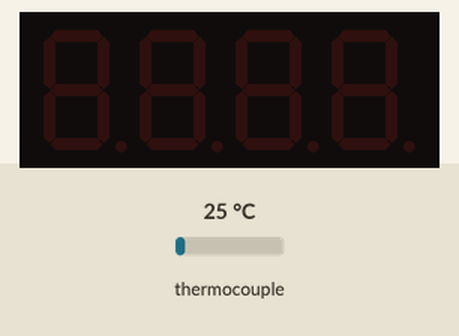
This sketch was run on a simulated Arduino Uno, built with avr-gcc and run on an emulated ATmega328P. Parts: 4-digit seven-segment display. The test bench sets the inputs (shaded band); at power-on: thermocouple 25 °C.

Above: at 1.8 s.
1.9 s: thermocouple set to 75 °C
At 2.7 s:
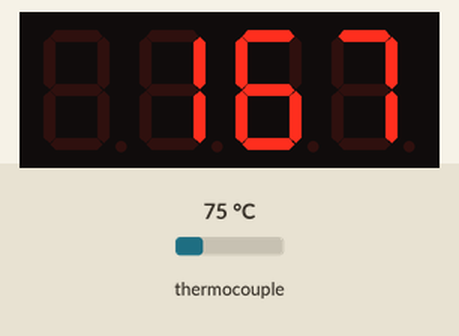
3.5 s: thermocouple set to 150 °C
At 4.4 s:
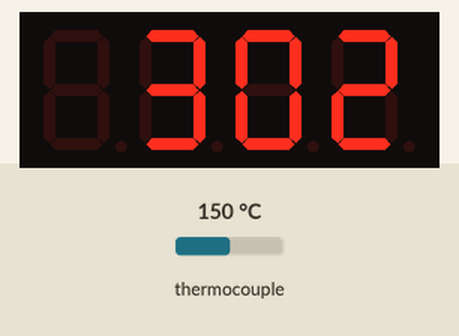
5.5 s: thermocouple set to 225 °C
At 7.4 s:
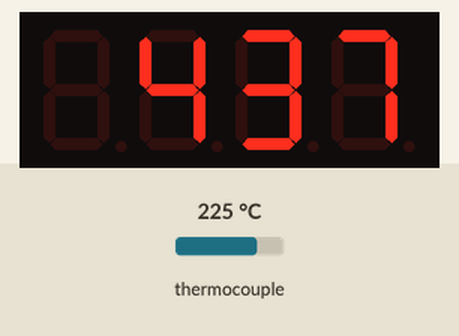
Timing chart, 0 to 8.9 s (numbered marks = the images above; inputs shaded):
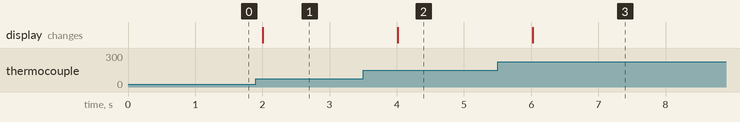

The sketch:

oven_temp.ino
```cpp
#include <Wire.h> // Enable this line if using Arduino Uno, Mega, etc.
#include <Adafruit_GFX.h>
#include "Adafruit_LEDBackpack.h"
#include "Adafruit_MAX31855.h"

// 7-segment setup
Adafruit_7segment matrix = Adafruit_7segment();

// Thermocouple setup
// Software SPI on any three digital IO pins.
#define MAXDO   8
#define MAXCS   9
#define MAXCLK  10
// Initialize the Thermocouple
Adafruit_MAX31855 thermocouple(MAXCLK, MAXCS, MAXDO);

void setup() {
  // Init 7-segment display with dim brightness
  matrix.begin(0x70);
  matrix.setBrightness(1); // 0 min - 15 max
}

void loop() {
  // Read thermocouple temperature
  // double temp = thermocouple.readCelsius();
  double temp = thermocouple.readFarenheit();

  if (temp < 104) {
    // If under 104 farenheit / 40 celsius, display nothing
    matrix.clear();
    matrix.writeDisplay();
  } else {
    // Display temperature rounded to whole values on 7-segment display
    matrix.print(round(temp)); // don't care about tenths
    matrix.writeDisplay();
  }

  // MAX31855 also provides an internal temperature of the chip
  // if we wanted to show temperature outside the oven for example.
  // Serial.println(thermocouple.readInternal());
  delay(1000);
}
```

Measured:
- after the input at 1.9 s, the display: changes after 0.11 s (image 1)
- after the input at 3.5 s, the display: changes after 0.52 s (image 2)
- after the input at 5.5 s, the display: changes after 0.52 s (image 3)
